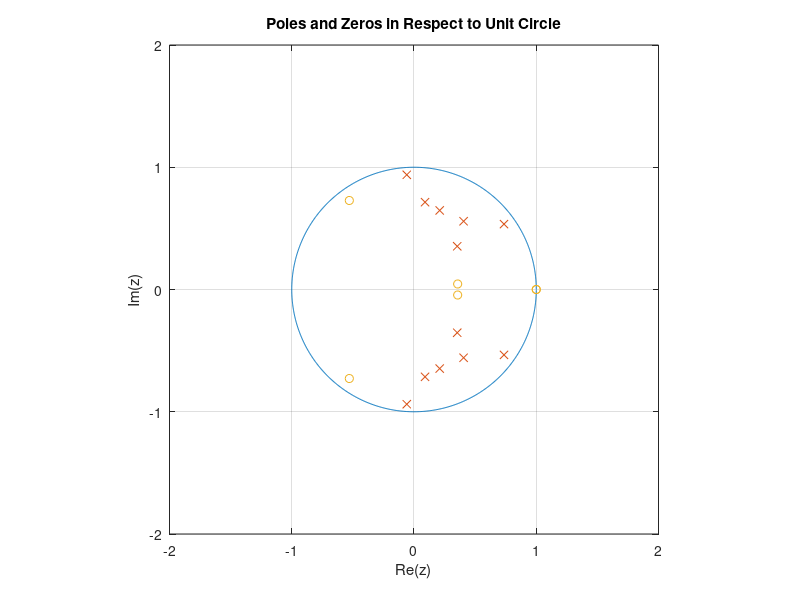

Recreate this plot in MATLAB. (Note: this script raises an error after producing the figure.)
%% MATLAB utility to create an IIR filter from a cascaded structure of 2nd order filters
% This MATLAB script plots poles and zeroes against the unit circle, then
% creates a series of second order filters that meets the specifications


%% System properties and initialisations

% Quantity of steps, setup omega 
N = 1001;
w = 2*pi*[0:N-1]/N;

% System poles
pole_iir = [0.91*exp(j*2*pi*0.10*[-1 1]) ...
            0.50*exp(j*2*pi*0.125*[1 -1]) ...
            0.69*exp(j*2*pi*0.15*[-1 1]) ...
            0.68*exp(j*2*pi*0.20*[-1 1]) ...
            0.72*exp(j*2*pi*0.23*[-1 1]) ...
            0.94*exp(j*2*pi*0.26*[-1 1]) ...
            ];

% System zeros
zero_iir = [1.00*exp(j*2*pi*0.00*[-1 1]) ...
            0.36*exp(j*2*pi*0.02*[-1 1]) ...
            0.90*exp(j*2*pi*0.35*[-1 1]) ...
            ];
        
%% Plot poles and zeros in respect to unit circle       
figure (1);            % Create figure 1     
clf;
plot(exp(j*w));        % Plot the unit circle
hold on                 % Stay on figure 1

% Plot real and imaginary of poles, zeros
plot(real(pole_iir), imag(pole_iir), 'x');
plot(real(zero_iir), imag(zero_iir), 'o');

% Square axis, force manual square
axis square;
axis([-2 2 -2 2]);
grid;

% Labeling
xlabel('Re(z)');
ylabel('Im(z)');
title('Poles and Zeros in Respect to Unit Circle');

%% Gather and plot frequency response

% Get and b coefficients
a = poly(pole_iir) ;
b = poly(zero_iir) ;

% Evaluate numerator and denominator for z = e^(j2pif)
f = linspace(-0.5, 0.5, 1001);
z = exp(j*2*pi*f);
num = polyval(b, z);
den = polyval(a, z); 

% Get frequency response
hf = 20*log10(abs(num./den));

%% Create filter sections

% Calculate maximum gain
gmax = filternorm(b, a, inf);

% Adjust filter by scale factor g to reduce gain to 0dB
k = 1/gmax;

% Run filter sections %
createsos(zero_iir, pole_iir, k);
